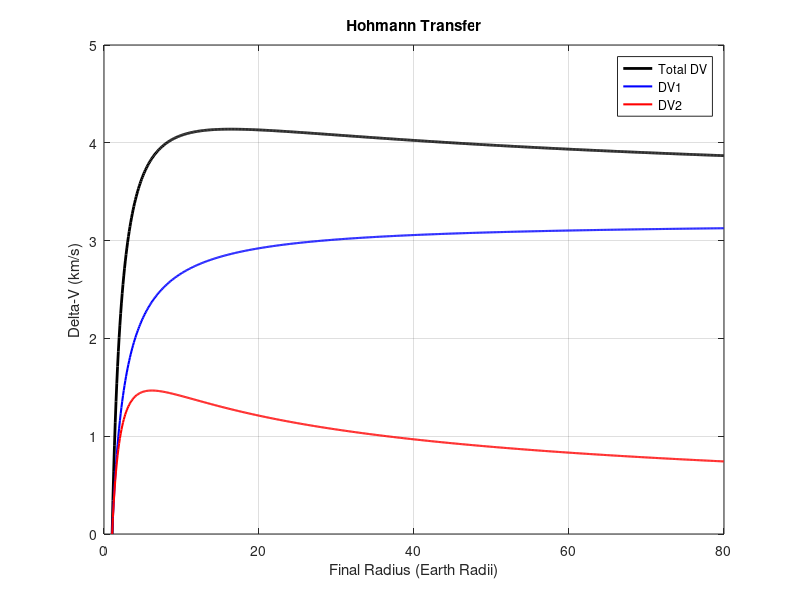

Write MATLAB code to recreate this figure.
% Constants
mu = 3.986e5; % Gravitational parameter of Earth (μ) (Km^3/s^2)
R_earth = 6371; % Earth's radius (Km)

% Initial and final radii range
r1 = 1.05 * R_earth; % Initial radius above Kármán line by ~218.55 Km
r2_range = 1.05:0.1:80; % Final radii range (Earth radii)

% Calculate Delta-V for each final radius
for i = 1:length(r2_range)
    r2 = r2_range(i) * R_earth;

    % Calculate semi-major axis of transfer ellipse
    a = (r1 + r2) / 2;

    % Calculate velocities at perigee and apogee of transfer ellipse
    v1 = sqrt(mu * (2/r1 - 1/a));
    v2 = sqrt(mu * (2/r2 - 1/a));

    % Calculate Delta-V for each burn
    DV1(i) = v1 - sqrt(mu/r1);
    DV2(i) = sqrt(mu/r2) - v2;

    % Total Delta-V
    Total_DV(i) = DV1(i) + DV2(i);
end

% Plot the results
figure;
plot(r2_range, Total_DV, 'k', 'LineWidth', 2);
hold on;
plot(r2_range, DV1, 'b', 'LineWidth', 1.5);
plot(r2_range, DV2, 'r', 'LineWidth', 1.5);
xlabel('Final Radius (Earth Radii)');
ylabel('Delta-V (km/s)');
title('Hohmann Transfer');
legend('Total DV', 'DV1', 'DV2');
grid on;